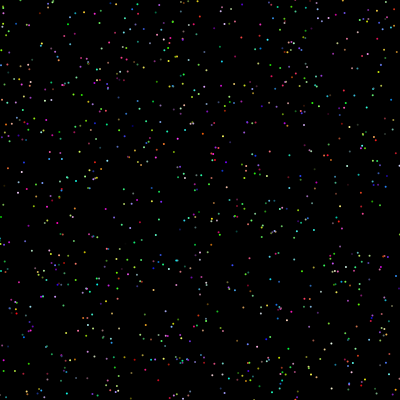
Frame 1 (no input)
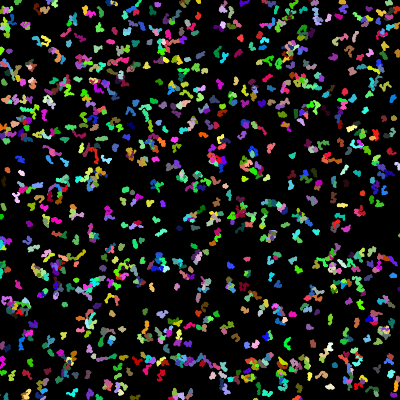
Frame 60 (no input)
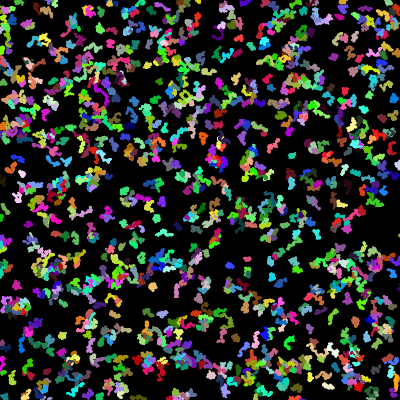
Frame 120 (the mouse pressed at the canvas centre since frame 60)

The p5.js sketch that drew these frames (run headless with seeded random() and noise() and a simulated clock; from frame 60 on, the mouse is pressed at the canvas centre):

// p5.js sketch
// ── sketch.js
let numWalker = 1000;
let walkerArray = [];

function setup() {
  createCanvas(400, 400);
  for(let x = 0; x < numWalker; x++)
  {
    walkerArray.push(new Walker(random(0,width),random(0,height),color(random(0,255),random(0,255),random(0,255))));
  }
  background(0);
}

function draw() {
  for(let x = 0; x < numWalker; x++)
  {
  walkerArray[x].update();
  walkerArray[x].show();
  }
}
// ── walker.js
class Walker 
{
  constructor(x,y,colour)
  {
     this.pos = createVector(x,y);
    this.colour = colour;
  }
  
  update() 
  {
     this.pos.x = this.pos.x + random(-1,1);
     this.pos.y = this.pos.y + random(-1,1)
  }
  
  show()
  {
    stroke(this.colour);
    strokeWeight(2);
   point(this.pos.x, this.pos.y); 
  }
  
}
